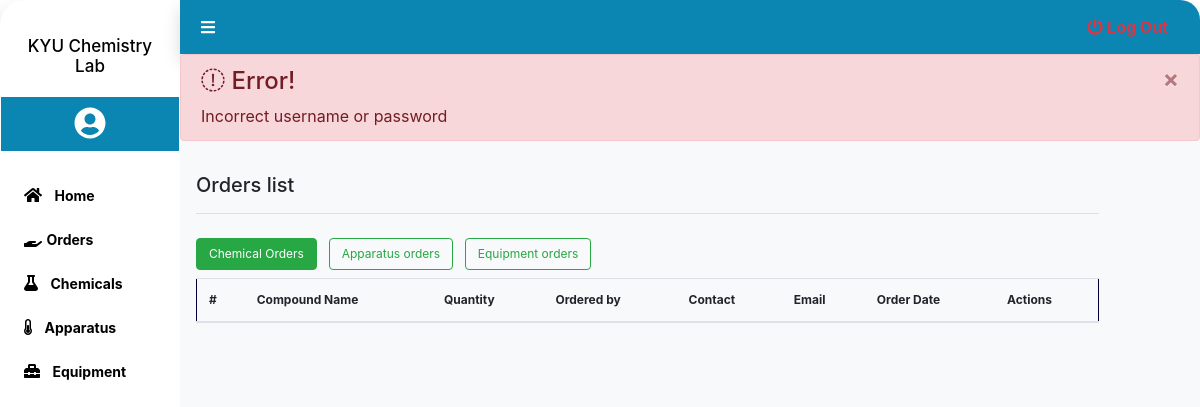
Before: /admin/orders.php (signed in) with the older database file.
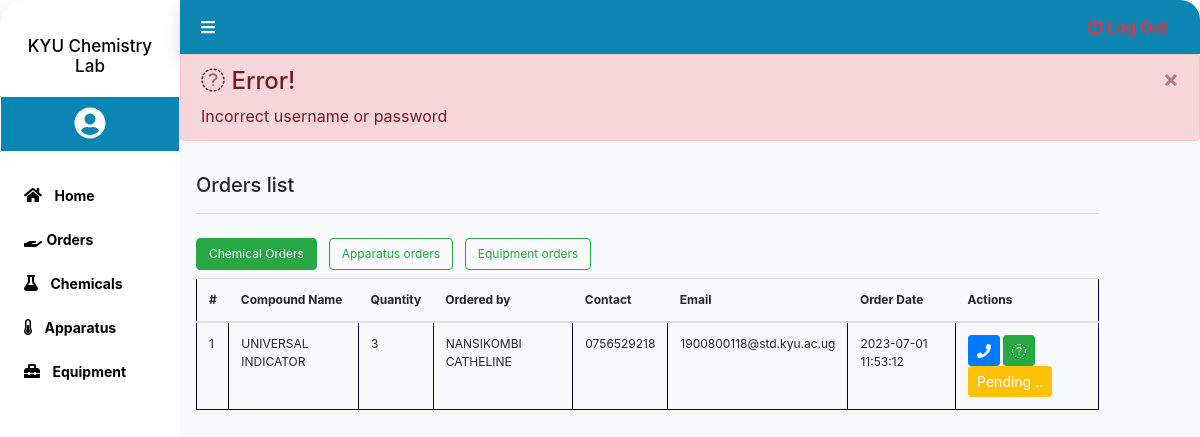
After: the same page with the newer database file.
### tables this page shows
CREATE TABLE `chemical_orders` (
  `id` int(11) NOT NULL,
  `chemical_id` int(11) NOT NULL,
  `user_id` int(11) NOT NULL,
  `quantity` int(11) NOT NULL,
  `date` timestamp NOT NULL DEFAULT current_timestamp() ON UPDATE current_timestamp(),
  `status` int(1) NOT NULL
);

CREATE TABLE `organic` (
  `id` int(4) NOT NULL,
  `compound` varchar(100) DEFAULT NULL,
  `amount` varchar(20) DEFAULT NULL,
  `expdate` date DEFAULT NULL,
  `location` varchar(50) NOT NULL,
  `category` varchar(30) NOT NULL,
  `modification_date` date NOT NULL
);

CREATE TABLE `student_table` (
  `id` int(4) NOT NULL,
  `fname` varchar(50) DEFAULT NULL,
  `lname` varchar(50) DEFAULT NULL,
  `email` varchar(100) DEFAULT NULL,
  `contact` varchar(13) DEFAULT NULL,
  `role` varchar(15) NOT NULL,
  `course` varchar(100) NOT NULL,
  `student_no` varchar(30) DEFAULT NULL,
  `supervisor` varchar(100) NOT NULL,
  `department` varchar(30) NOT NULL,
  `password` varchar(255) NOT NULL
);

### admin/orders.php (the view, shortened to what the changed rows need)
<?php
include('./includes/session.php');
include('./includes/header.php');
?>
<div class="main shadow">
    <div class="content bg-light">
        <div class="inner-content mt-2 p-3">
            <div class="row" style="font-size:13px;">
                <div class="col-md-11 tables">
                    <div class="default chemical_show">
                        <table class="table" id="table2">
                            <thead>
                                <tr>
                                    <th>#</th>
                                    <th>Compound Name</th>
                                    <th>Quantity</th>
                                    <th>Ordered by </th>
                                    <th>Contact </th>
                                    <th>Email </th>
                                    <th>Order Date </th>
                                    <th>Actions </th>
                                </tr>
                            </thead>
                            <tbody>
                                <?php
                                    $select = $conn->query("SELECT organic.compound, student_table.fname,student_table.lname, student_table.contact,student_table.email, chemical_orders.quantity,chemical_orders.date,chemical_orders.status
                                    FROM chemical_orders
                                    JOIN organic ON organic.id=chemical_orders.chemical_id
                                    JOIN student_table ON student_table.id = chemical_orders.user_id");
                                    $count = 1;
                                    while($row = $select->fetch_assoc())
                                    {
                                        ?>
                                            <tr>
                                                <td scope="row"><?= $count ?></td>
                                                <td><?= $row['compound'] ?></td>
                                                <td><?= $row['quantity'] ?></td>
                                                <td class="text-uppercase"><?= $row['lname'].' '.$row['fname'] ?></td>
                                                <td><?= $row['contact'] ?></td>
                                                <td><?= $row['email'] ?></td>
                                                <td><?= $row['date'] ?></td>
                                                <td>
                                                    <a href="" class="btn btn-primary btn-sm tel"><i class="fas fa-phone    "></i></a>
                                                    <a href="" class="btn btn-success btn-sm tel"><i class="fas fa-whatsapp    "></i></a>
                                                    <?php
                                                        if($row['status'] == 1)
                                                        {
                                                            echo '<button class="btn btn-sm btn-success" >Approved</button>';
                                                        }
                                                        else
                                                        {
                                                            echo '<button class="btn btn-sm btn-warning text-white" >Pending ..</button>';
                                                        }
                                                    ?>
                                                </td>
                                            </tr>
                                        <?php
                                        $count ++;
                                    }
                                ?>
                            </tbody>
                        </table>
                    </div>
                </div>
            </div>
        </div>
    </div>
</div>
<?php
include('./includes/footer.php');
?>

Changed rows visible on the page:
now on this page (row edited): chemical_orders: organic.compound "UNIVERSAL INDICATOR", quantity "3", student_table.lname "NANSIKOMBI", student_table.fname "CATHELINE", student_table.contact "0756529218", student_table.email "1900800118@std.kyu.ac.ug", date "2023-07-01 11:53:12", status "Pending .."
